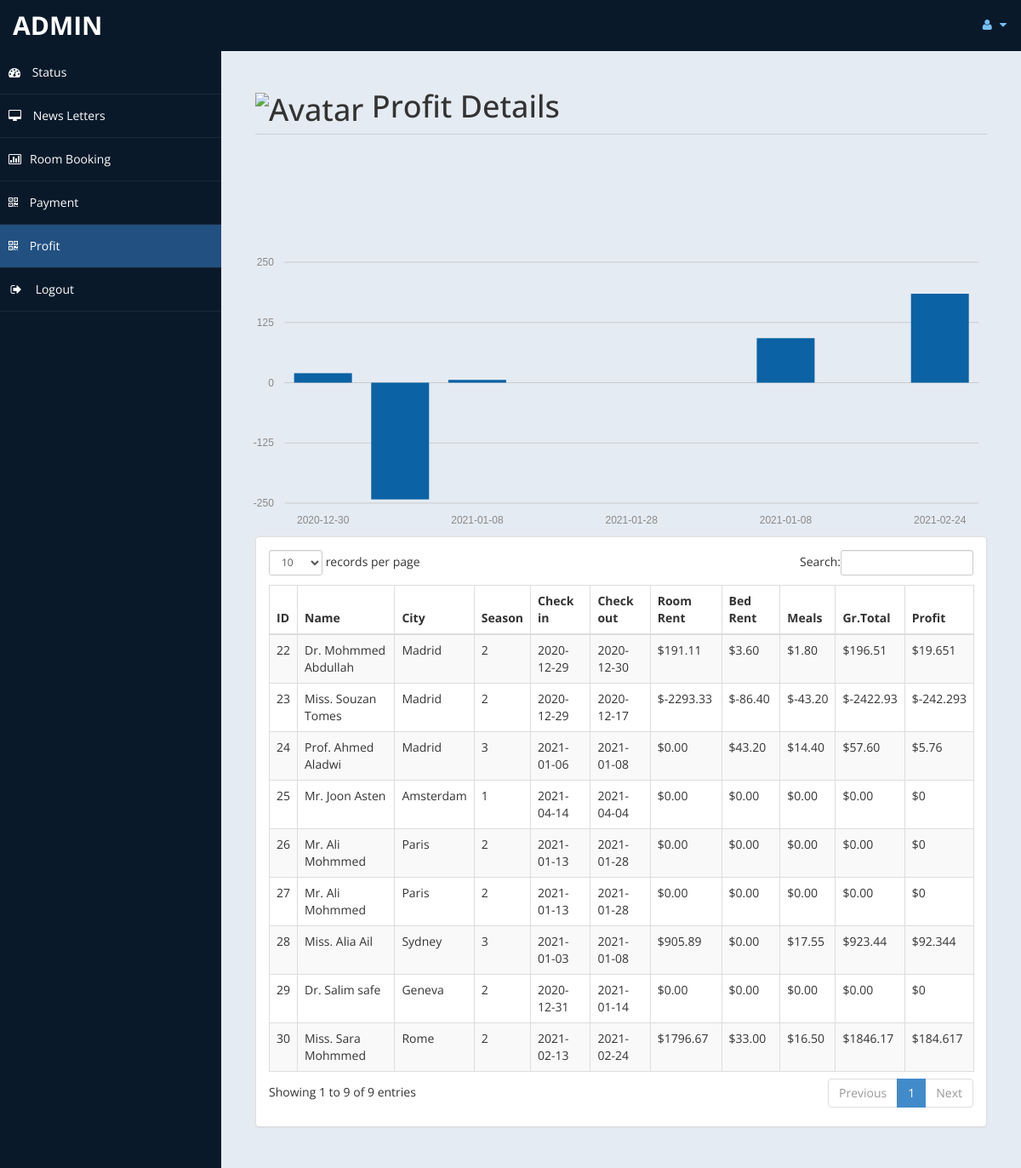
The app's page /admin/profit.php (signed in) with its own data.
### tables this page shows
CREATE TABLE `payment` (
  `id` int(11) DEFAULT NULL,
  `title` varchar(5) DEFAULT NULL,
  `fname` varchar(30) DEFAULT NULL,
  `lname` varchar(30) DEFAULT NULL,
  `age` int(11) DEFAULT NULL,
  `city` varchar(30) DEFAULT NULL,
  `season` int(11) DEFAULT NULL,
  `troom` varchar(30) DEFAULT NULL,
  `tbed` varchar(30) DEFAULT NULL,
  `nroom` int(11) DEFAULT NULL,
  `cin` date DEFAULT NULL,
  `cout` date DEFAULT NULL,
  `ttot` double(8,2) DEFAULT NULL,
  `fintot` double(8,2) DEFAULT NULL,
  `mepr` double(8,2) DEFAULT NULL,
  `meal` varchar(30) DEFAULT NULL,
  `btot` double(8,2) DEFAULT NULL,
  `noofdays` int(11) DEFAULT NULL
);

### admin/profit.php (the view, shortened to what this page needs)
<!DOCTYPE html>
<html xmlns="http://www.w3.org/1999/xhtml">
<head>
    <link href="assets/css/bootstrap.css" rel="stylesheet" />
    <link href="assets/css/font-awesome.css" rel="stylesheet" />
	<link rel="stylesheet" href="assets/css/morris.css">
    <link href="assets/css/custom-styles.css" rel="stylesheet" />
    <link href="assets/js/dataTables/dataTables.bootstrap.css" rel="stylesheet" />
</head>
<body>
    <div id="wrapper">
        <nav class="navbar navbar-default top-navbar" role="navigation">
            <div class="navbar-header">
                <a class="navbar-brand" href="home.php"><?php echo $_SESSION["user"]; ?> </a>
            </div>
            <ul class="nav navbar-top-links navbar-right">
                <li class="dropdown">
                    <a class="dropdown-toggle" data-toggle="dropdown" href="#" aria-expanded="false">
                        <i class="fa fa-user fa-fw"></i> <i class="fa fa-caret-down"></i>
                    </a>
                </li>
            </ul>
        </nav>
        <nav class="navbar-default navbar-side" role="navigation">
            <div class="sidebar-collapse">
                <ul class="nav" id="main-menu">
                    <li>
                        <a href="home.php"><i class="fa fa-dashboard"></i> Status</a>
                    </li>
                    <li>
                        <a  href="messages.php"><i class="fa fa-desktop"></i> News Letters</a>
                    </li>
					<li>
                        <a href="roombook.php"><i class="fa fa-bar-chart-o"></i>Room Booking</a>
                    </li>
                    <li>
                        <a  href="payment.php"><i class="fa fa-qrcode"></i> Payment</a>
                    </li>
					 <li>
                        <a class="active-menu" href="profit.php"><i class="fa fa-qrcode"></i> Profit</a>
                    </li>
                    <li>
                        <a href="logout.php" ><i class="fa fa-sign-out fa-fw"></i> Logout</a>
                    </li>
            </div>
        </nav>
        <div id="page-wrapper" >
            <div id="page-inner">
			 <div class="row">
                    <div class="col-md-12">
                        <h1 class="page-header">  <img  src="https://5zznly.com/p/2020/11/nO75f_logo.png" alt="Avatar" style="width:200px">
                           Profit Details<small> </small>
                        </h1>
                    </div>
                </div>
            <div class="row">
				<?php
				include('db.php');
?>
				<br>
				<br>
				<br>
				<br><div id="chart"></div>
                <div class="col-md-12">
                    <div class="panel panel-default">
                        <div class="panel-body">
                            <div class="table-responsive">
                                <table class="table table-striped table-bordered table-hover" id="dataTables-example">
                                    <thead>
                                        <tr>
											<th>ID</th>
                                            <th>Name</th>
                                            <th>City</th>
                                            <th>Season</th>
                                            <th>Check in</th>
											<th>Check out</th>
                                            <th>Room Rent</th>
											<th>Bed Rent</th>
											<th>Meals </th>
											<th>Gr.Total</th>
											<th>Profit</th>
                                        </tr>
                                    </thead>
                                    <tbody>
									<?php
										$sql="select * from payment";
										$re = mysqli_query($con,$sql);
										while($row = mysqli_fetch_array($re))
										{
											$id = $row['id'];
											if($id % 2 ==1 )
											{
												echo"<tr class='gradeC'>
													<td>".$row['id']." </td>
													<td>".$row['title']." ".$row['fname']." ".$row['lname']."</td>
                          <td>".$row['city']."</td>
                          <td>".$row['season']."</td>
													<td>".$row['cin']."</td>
													<td>".$row['cout']."</td>
													<td>$".$row['ttot']."</td>
													<td>$".$row['mepr']."</td>
													<td>$".$row['btot']."</td>
													<td>$".$row['fintot']."</td>
													<td>$".$row['fintot']*10/100 ."</td>
													</tr>";
											}
											else
											{
												echo"<tr class='gradeU'>
													<td>".$row['id']." </td>
													<td>".$row['title']." ".$row['fname']." ".$row['lname']."</td>
                          <td>".$row['city']."</td>
                          <td>".$row['season']."</td>
													<td>".$row['cin']."</td>
													<td>".$row['cout']."</td>
													<td>$".$row['ttot']."</td>
													<td>$".$row['mepr']."</td>
													<td>$".$row['btot']."</td>
													<td>$".$row['fintot']."</td>
													<td>$".$row['fintot']*10/100 ."</td>
													</tr>";
											}
										}
									?>
                                    </tbody>
                                </table>
                            </div>
                        </div>
                    </div>
                </div>
            </div>
                </div>
            </div>
    </div>
</body>
</html>

### admin/assets/css/custom-styles.css (style rules this page uses)
body { font-family: 'Open Sans', sans-serif; }
#wrapper { width: 100%; background:#09192A; }
#page-wrapper { padding: 15px 15px; min-height: 600px; background:#E5EBF2; }
#page-inner { width:100%; margin:10px 20px 10px 0px; background-color:transparent; padding:10px; min-height:1200px; }
h1, .h1, h2, .h2, h3, .h3 { margin-top: 7px; margin-bottom: -5px; }
.page-header { padding-bottom: 9px; margin: 10px 0 45px; border-bottom: 1px solid #C7D1DD; }
.top-navbar { margin:0px; }
.top-navbar .navbar-brand { color: #fff; width: 260px; text-align: left; height: 60px; font-size: 30px; font-weight: 700; text-transform: uppercase; line-height: 30px; }
.top-navbar .nav > li { position: relative; display: inline-block; }
.top-navbar .nav > li > a { position: relative; display: block; padding: 19px 15px; color: #77C0FD; }
.active-menu { background-color:#225081!important; }
.sidebar-collapse , .sidebar-collapse .nav { background:none; }
.sidebar-collapse .nav { padding:0; }
.sidebar-collapse .nav > li > a { color:#fff; background:transparent; text-shadow:none; }
.sidebar-collapse > .nav > li > a { padding:15px 10px; }
.sidebar-collapse > .nav > li { border-bottom: 1px solid rgba(107, 108, 109, 0.19); }
.navbar-side { border:none; background-color: transparent; }
.top-navbar { background:#09192A; border-bottom:none; }
.top-navbar .nav > li > a > i { margin-right: 2px; }
.navbar-default { border:0px solid black; }
.navbar-header { background: #09192A; }
.nav > li > a > i { margin-right:10px; }
@media (min-width:768px) { #page-wrapper { margin: 0 0 0 260px; padding: 15px 30px; min-height: 1200px; } }
@media (min-width:768px) { .navbar-side { z-index: 1; position: absolute; width: 260px; } }
@media (min-width:768px) { .navbar { border-radius: 0px; } }

### records on screen
payment: id "22", title "Dr.", fname "Mohmmed", lname "Abdullah", city "Madrid", season "2", cin "2020-12-29", cout "2020-12-30", ttot "191.11", mepr "3.60", btot "1.80", fintot "196.51", $row['fintot']*10/100 "19.651"
payment: id "23", title "Miss.", fname "Souzan", lname "Tomes", city "Madrid", season "2", cin "2020-12-29", cout "2020-12-17", ttot "-2293.33", mepr "-86.40", btot "-43.20", fintot "-2422.93", $row['fintot']*10/100 "-242.293"
payment: id "24", title "Prof.", fname "Ahmed", lname "Aladwi", city "Madrid", season "3", cin "2021-01-06", cout "2021-01-08", ttot "0.00", mepr "43.20", btot "14.40", fintot "57.60", $row['fintot']*10/100 "5.76"
payment: id "25", title "Mr.", fname "Joon", lname "Asten", city "Amsterdam", season "1", cin "2021-04-14", cout "2021-04-04", ttot "0.00", mepr "0.00", btot "0.00", fintot "0.00", $row['fintot']*10/100 "0"
payment: id "26", title "Mr.", fname "Ali", lname "Mohmmed", city "Paris", season "2", cin "2021-01-13", cout "2021-01-28", ttot "0.00", mepr "0.00", btot "0.00", fintot "0.00", $row['fintot']*10/100 "0"
payment: id "27", title "Mr.", fname "Ali", lname "Mohmmed", city "Paris", season "2", cin "2021-01-13", cout "2021-01-28", ttot "0.00", mepr "0.00", btot "0.00", fintot "0.00", $row['fintot']*10/100 "0"
payment: id "28", title "Miss.", fname "Alia", lname "Ail", city "Sydney", season "3", cin "2021-01-03", cout "2021-01-08", ttot "905.89", mepr "0.00", btot "17.55", fintot "923.44", $row['fintot']*10/100 "92.344"
payment: id "29", title "Dr.", fname "Salim", lname "safe", city "Geneva", season "2", cin "2020-12-31", cout "2021-01-14", ttot "0.00", mepr "0.00", btot "0.00", fintot "0.00", $row['fintot']*10/100 "0"
payment: id "30", title "Miss.", fname "Sara", lname "Mohmmed", city "Rome", season "2", cin "2021-02-13", cout "2021-02-24", ttot "1796.67", mepr "33.00", btot "16.50", fintot "1846.17", $row['fintot']*10/100 "184.617"

### other values on screen
$_SESSION["user"] "ADMIN"
